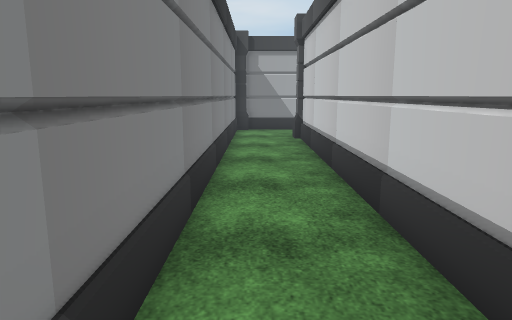
[1] (above)

23 first-person views from a walk through a scene from a Unity 3-D project. The camera is 1.5 m above the floor, tilts 10° down and sees 70° across. The floor is counted in squares, 1 m on a side. Each view is taken from the middle of a square. On the plan, view 1 faces up. The plan holds only what a view shows up to about 16 squares ahead; the rest is blank. The place goes on beyond the plan. The player character is not drawn. Some animated figures are left out. Door leaves are left out, so doorways stand open. Some surface patterns are stand-ins.

[2]
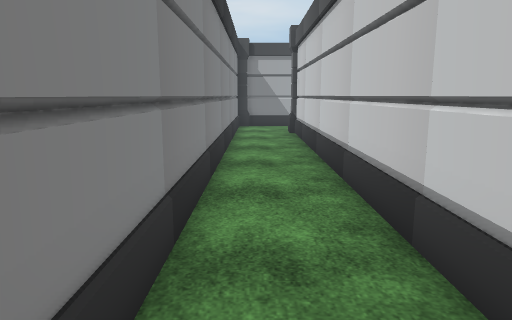

[3]
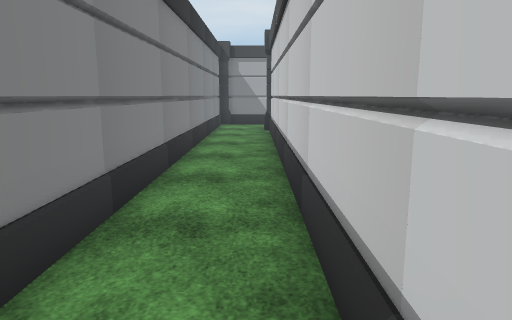

[4]
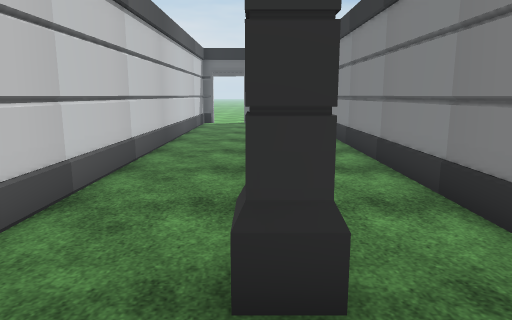

[5]
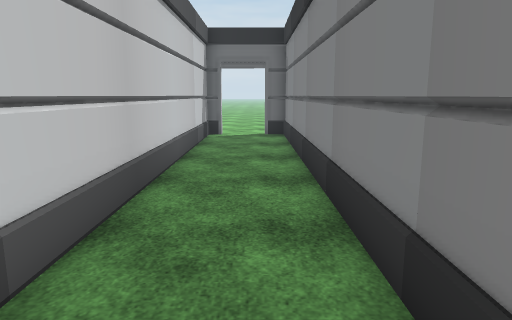

[6]
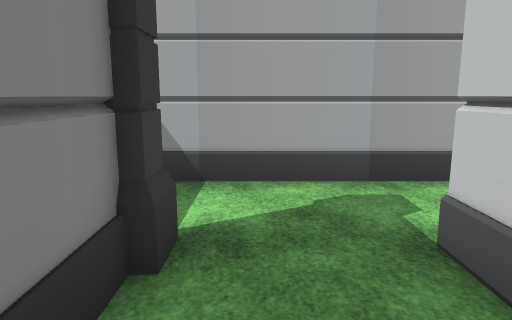

[7]
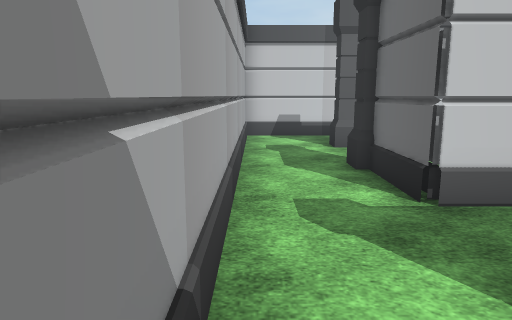

[8]
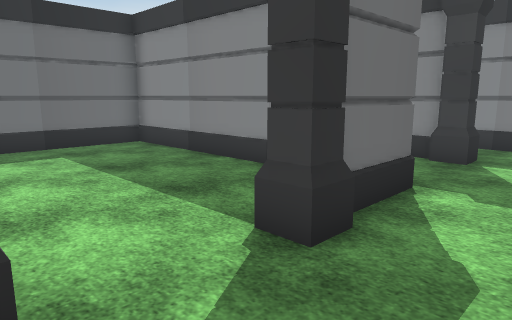

[9]
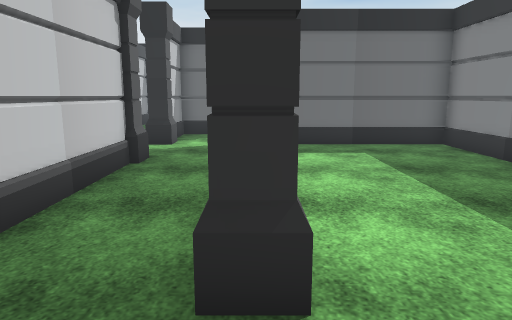

[10]
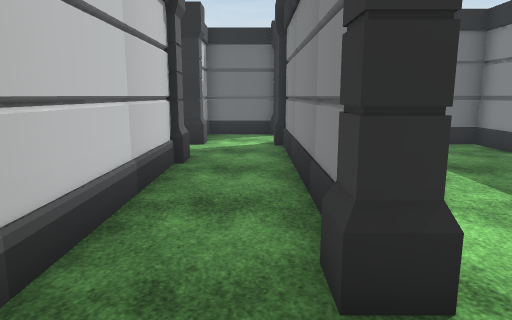

[11]
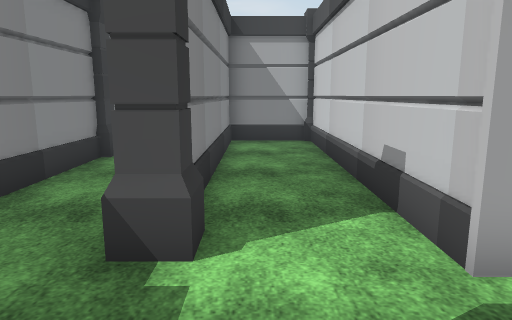

[12]
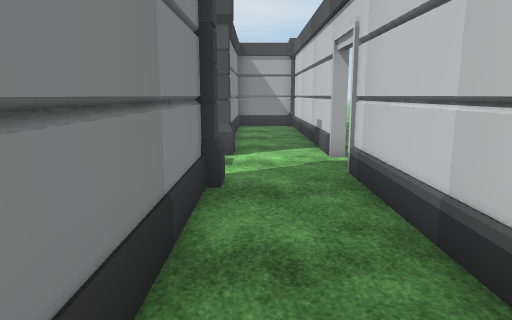

[13]
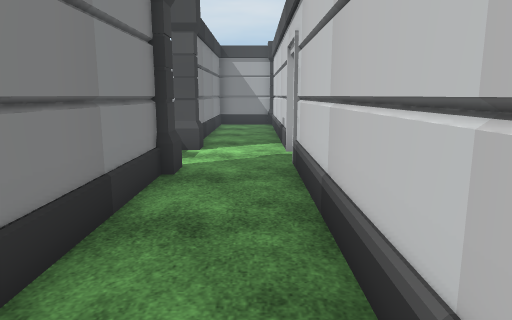

[14]
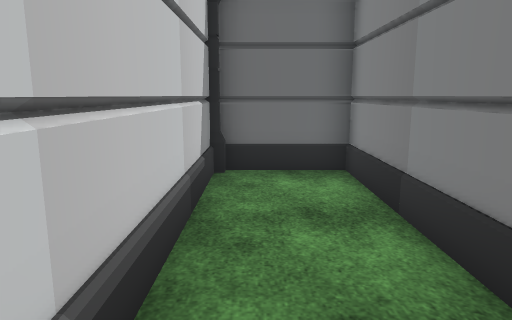

[15]
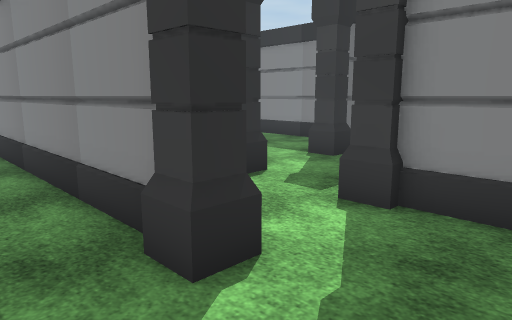

[16]
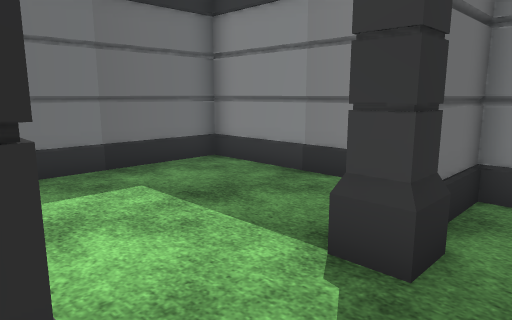

[17]
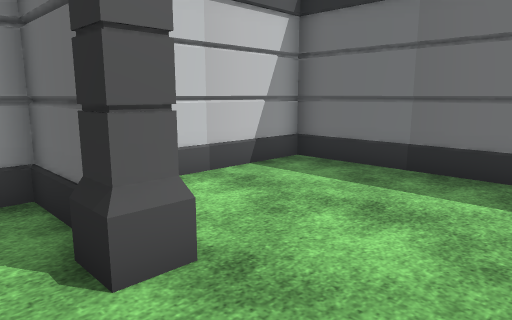

[18]
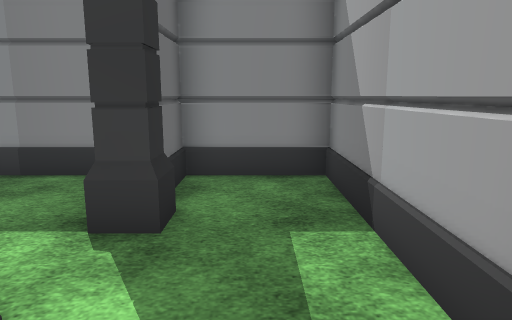

[19]
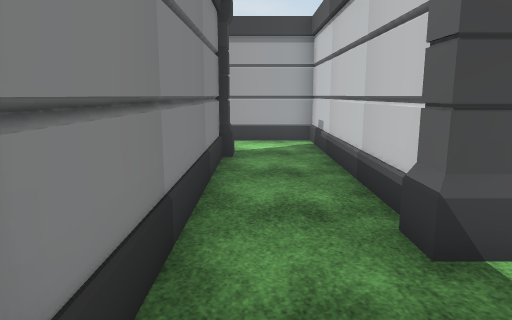

[20]
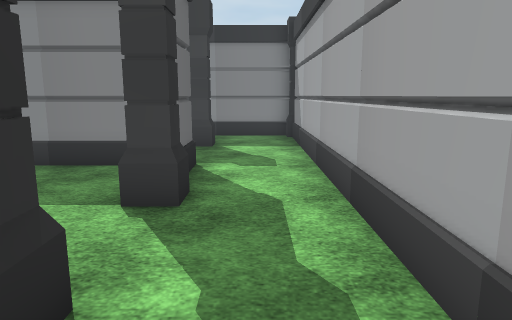

[21]
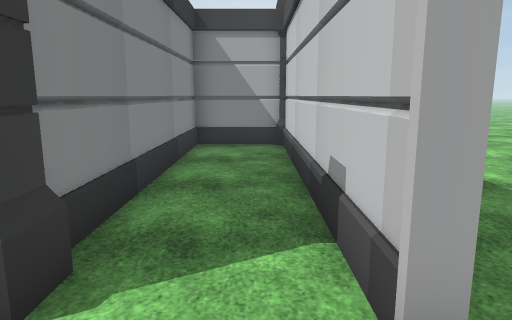

[22]
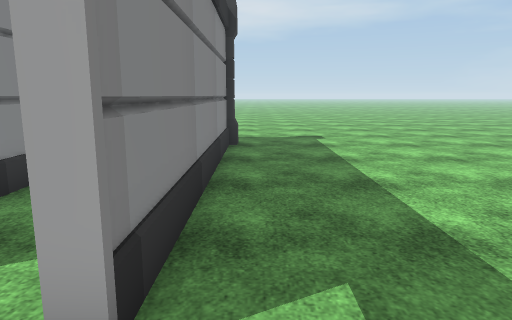

[23]
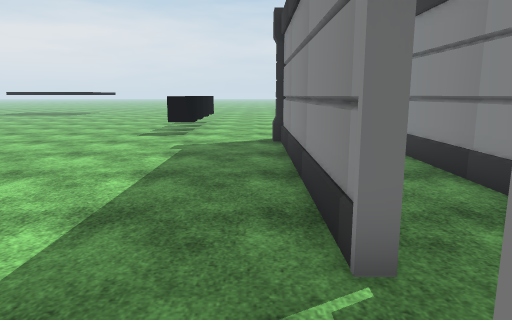

### Floor plan
Points are (right, up) in squares from view 1. A wall is a line through its corners. A room is listed if a view was taken in it or the views show most of it. See-through windows are left out.
Room 1 (views 1, 2, 3, 4, 5, 6, 7)
walls: (1.8, 8.5) (1.8, -4.4) (2.7, -4.4); (1.8, 12.6) (1.8, 11.5); (1.7, -2.2) (1.7, 12.4); (4.6, 16.4) (-0.4, 16.4); (-0.9, 16.4) (-0.9, -0.9); (4.9, -4.5) (4.9, 13.4) (5.7, 13.4)
ways out: opening at (5.5, 15.5) to room 2; open door at (3.5, -4.5) to room 5
objects: pillar (1, 13) to (2, 14)
Room 2 (views 8, 9, 10, 20)
walls: (11.1, 12.5) (11.1, 7.6); (5.1, 12.4) (5.1, 5); (4.9, 13.6) (7.5, 13.6); (13.9, 7.8) (13.9, 16.4); (14.1, 16.4) (4.6, 16.4); (5, 4.6) (9.9, 4.6)
ways out: opening at (5.5, 15.5) to room 1; opening at (12.5, 7) to room 3
objects: pillar (8, 13) to (8, 14); pillar (11, 13) to (11, 14)
Room 3 (views 11, 12, 13, 14, 15, 18, 19, 21)
walls: (17.1, 6.8) (16.9, 6.8) (16.9, 16.2); (14.1, 3.6) (14.1, -4.5); (11.1, 7.6) (11.1, 5.4); (11.5, 1.6) (13.9, 1.6) (13.9, 3.3); (16.9, -3.5) (16.9, 5.2) (17.1, 5.2); (14, -4.4) (16.5, -4.4); (16.6, 16.4) (14.1, 16.4); (14.1, 16.5) (14.1, 8.1)
ways out: opening at (12.5, 7) to room 2; opening at (11, 3.7) to room 4; opening at (17, 6) to room 5
objects: pillar (11, 4) to (11, 5); pillar (14, 4) to (14, 5); pillar (14, 7)
Room 4 (views 16, 17)
walls: (5.1, 0) (5.1, -4.5); (10.2, 4.4) (5, 4.4); (5.1, 5) (5.1, 1.6) (7.1, 1.6); (4.2, -4.4) (14, -4.4); (13.9, -4.5) (13.9, -0.6)
ways out: opening at (11, 3.7) to room 3
objects: pillar (8, 1) to (8, 2); pillar (11, 1) to (11, 2)
Room 5 (views 22, 23)
walls: (17.1, 5.2) (17.1, -3.4); (17.1, 16.2) (17.1, 6.8)
ways out: open door at (3.5, -4.5) to room 1; opening at (17, 6) to room 3
objects: pillar (-1, 17); pillar (17, -5) to (17, -4); pillar (17, 17); other object (21, -9) to (21, -8); black cube (21, -7) to (21, -6)

Positions as (right, up) in squares from view 1, and headings:
1: (0, 0), facing up
2: (0, -2), facing up
3: (1, -3), facing up
4: (2, 16), facing down
5: (3, 10), facing down
6: (3, 10), facing up
7: (0, 16), facing right
8: (11, 16), facing down-left
9: (11, 16), facing down
10: (12, 16), facing down
11: (15, 4), facing up
12: (15, -2), facing up
13: (16, -3), facing up
14: (16, 3), facing down
15: (16, 7), facing down-left
16: (11, 3), facing down-left
17: (8, 3), facing down-right
18: (12, 3), facing left
19: (12, 4), facing up
20: (13, 15), facing left
21: (16, 5), facing up
22: (18, 5), facing up
23: (18, 8), facing down
